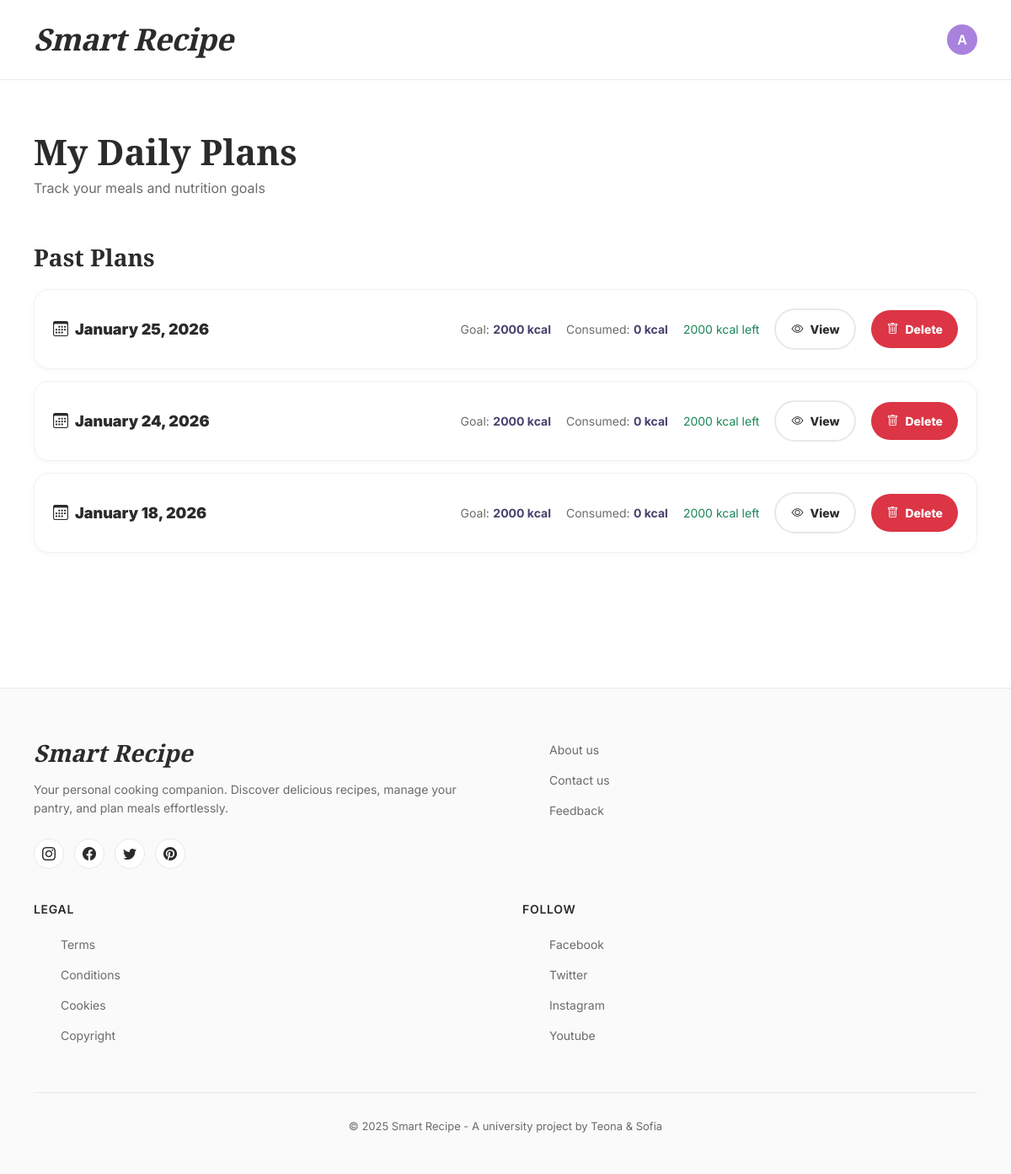
Page /plans/ (signed in) on the earlier database version.
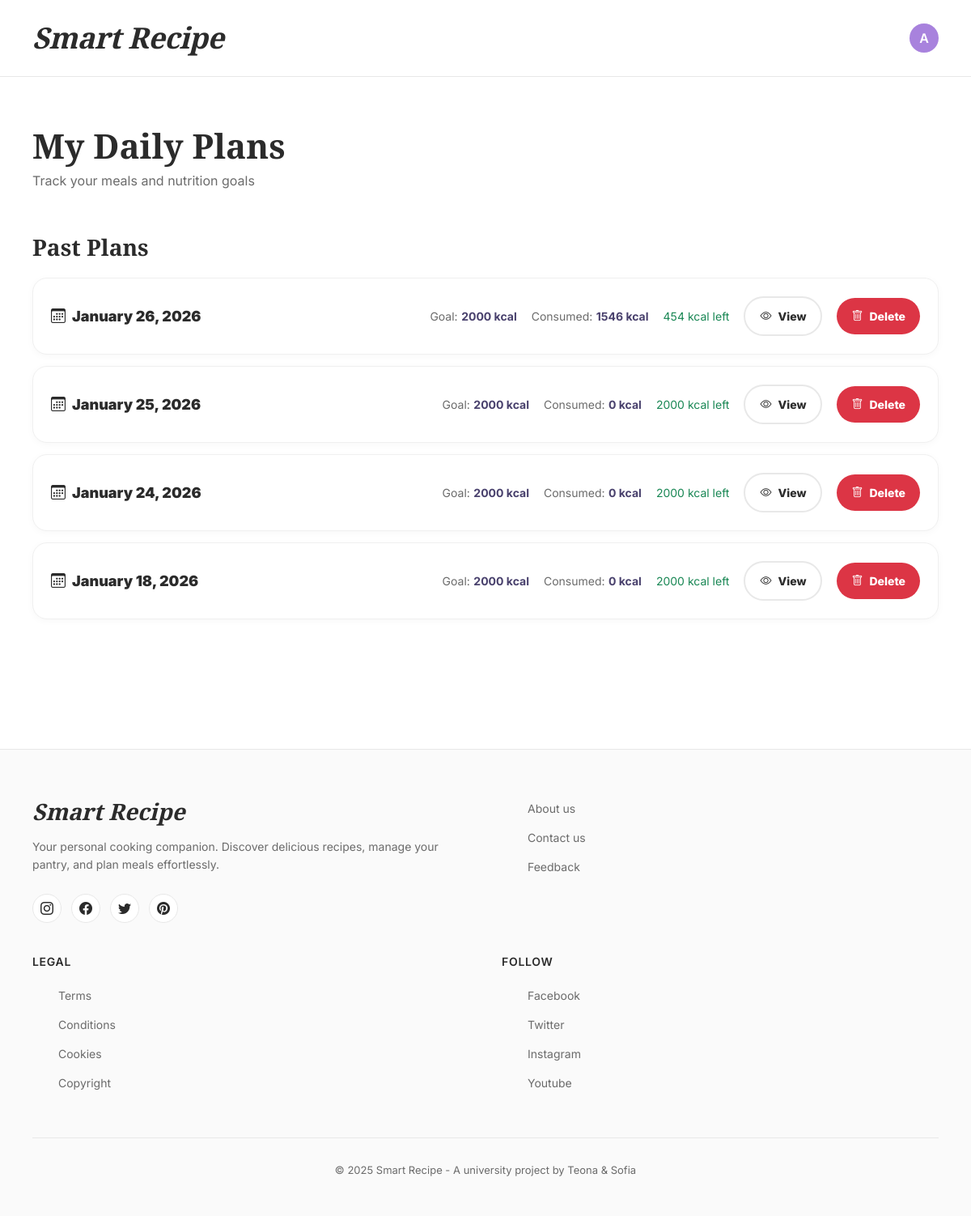
Same page on the later database version.
### smart_recipe_app/models.py (models this page shows, shortened)
class DailyPlan(models.Model):
    user = models.ForeignKey(settings.AUTH_USER_MODEL, on_delete=models.CASCADE, related_name='daily_plans')
    date = models.DateField(default=date.today)
    wanted_calories = models.PositiveIntegerField()
    recipes = models.ManyToManyField(Recipe, related_name='daily_plans', blank=True)
    class Meta:
        unique_together = ('user', 'date')
    @property
    def total_calories(self):
        return sum((r.calories_per_serving or 0) for r in self.recipes.all())
    @property
    def remaining_calories(self):
        return self.wanted_calories - self.total_calories

class Recipe(models.Model):
    name = models.CharField(max_length=200)
    description = models.TextField(blank=True)
    no_of_servings = models.PositiveIntegerField(default=1)
    preparation_time = models.PositiveIntegerField(help_text="Minutes")
    image = models.ImageField(upload_to='recipes/', blank=True, null=True)
    ingredients = models.ManyToManyField(Ingredient, through='RecipeIngredientRelation', related_name='recipes')  # ingredient.recipes.all()
    @property
    def total_calories(self):
        return sum(ingredient_per_recipe.calories for ingredient_per_recipe in self.recipe_ingredients.all())
    @property
    def calories_per_serving(self):
        if self.no_of_servings:
            return self.total_calories / self.no_of_servings
        return None

class RecipeIngredientRelation(models.Model):
    recipe = models.ForeignKey(Recipe, on_delete=models.CASCADE, related_name='recipe_ingredients')  # recipe.recipe_ingredients.all()
    ingredient = models.ForeignKey(Ingredient, on_delete=models.CASCADE, related_name='ingredient_recipes')  # ingredients.ingredient_recipes.all()
    quantity = models.FloatField(validators=[MinValueValidator(0.000001)], help_text="Amount in ingredient.base_unit (e.g., 200 g, 2 piece)")    # how many of the base_units (like 4 bananas)
    class Meta:
        unique_together = ('recipe', 'ingredient')
    @property
    def calories(self):
        return self.quantity * self.ingredient.calories_per_one_unit

class Ingredient(models.Model):
    UNIT_CHOICES = [
        ('g', 'grams (g)'),
        ('ml', 'milliliters (ml)'),
        ('pcs', 'pieces'),
        ('tsp', 'teaspoon'),
        ('tbsp', 'tablespoon'),
        ('cup', 'cup'),
    ]
    name = models.CharField(max_length=100, unique=True)
    base_unit = models.CharField(max_length=20, choices=UNIT_CHOICES,
                                 help_text="Mass units like kilograms (kg), grams (g), liters (l) and etc.")
    base_amount = models.FloatField(validators=[MinValueValidator(0.000001)], help_text="Amount of base_unit used for calorie calculation (e.g. 100 g, 100 ml, 1 piece)")
    calories_per_base_amount = models.FloatField(validators=[MinValueValidator(0)], help_text="Calories for the base amount (e.g. kcal per 100 g)")
    allergens = models.ManyToManyField(Allergen, blank=True, related_name='ingredients')  # allergen.ingredients.all()
    diets = models.ManyToManyField(Diet, through='IngredientDietRelation', related_name='ingredients')  # diet.ingredients.all()
    @property
    def calories_per_one_unit(self):
        return self.calories_per_base_amount / self.base_amount

### smart_recipe_app/views.py (the view)
# urls.py: path('plans/', views.daily_plans_list, name='daily_plans'),
@login_required
def daily_plans_list(request):
    plans = DailyPlan.objects.filter(user=request.user).order_by('-date')
    today_plan = plans.filter(date=date.today()).first()
    past_plans = plans.exclude(date=date.today())
    return render(request, 'daily_plan/daily_plans.html', {
        'plans': plans,
        'today_plan': today_plan,
        'past_plans': past_plans,
    })

### smart_recipe_app/templatetags/helpers.py (called while the page is built)
@register.filter
def has_group(user, group_name):
    return user.is_authenticated and user.groups.filter(name=group_name).exists()

### smart_recipe_app/templates/daily_plan/daily_plans.html (shortened to what this page needs)
{% extends "common/base.html" %}
{% block content %}
<div class="plans-container">
  <div class="page-header">
    <div>
      <h1 class="page-title">My Daily Plans</h1>
      <p class="page-subtitle">Track your meals and nutrition goals</p>
    </div>
  </div>
  {% if past_plans %}
  <div class="past-plans-section">
    <h2 class="past-plans-title">Past Plans</h2>
    {% for plan in past_plans %}
    <div class="past-plan-card">
      <div class="plan-header">
        <div class="plan-date">
          <i class="bi bi-calendar3"></i>{{ plan.date|date:"F d, Y" }}
        </div>
        <div class="plan-stats">
          <div class="plan-stat">
            <span>Goal:</span> <strong>{{ plan.wanted_calories }} kcal</strong>
          </div>
          <div class="plan-stat">
            <span>Consumed:</span> <strong>{{ plan.total_calories|floatformat:0 }} kcal</strong>
          </div>
          <div class="plan-stat">
            {% if plan.remaining_calories < 0 %}
              <span class="text-danger">Over by {{ plan.remaining_calories|floatformat:0|slice:"1:" }} kcal</span>
            {% else %}
              <span class="text-success">{{ plan.remaining_calories|floatformat:0 }} kcal left</span>
            {% endif %}
          </div>
          <a href="{% url 'daily_plan_detail' plan.id %}" class="btn-pill btn-outline">
            <i class="bi bi-eye"></i>View
          </a>
          <form method="post"
                action="{% url 'daily_plan_delete' plan.id %}"
                style="margin:0;"
                onsubmit="return confirm('Are you sure you want to delete this daily plan?');">
            <a href="{% url 'daily_plan_delete' plan.id %}" class="btn-pill btn-danger">
              <i class="bi bi-trash"></i>Delete
            </a>
          </form>
        </div>
      </div>
    </div>
    {% endfor %}
  </div>
  {% endif %}
</div>
{% endblock %}

Differences in the rows shown:
added DailyPlan: date "January 26, 2026", wanted_calories "2000", total_calories "1546", remaining_calories "454"
